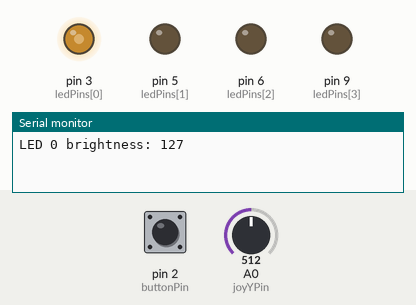
The sketch below on a simulated Arduino Uno, built with avr-gcc and run on an emulated ATmega328P. Parts: output pins drawn as LEDs (lit = HIGH), the last lines printed to the serial monitor. The test bench sets the inputs (shaded band); at power-on: pin 2 (buttonPin) HIGH, A0 (joyYPin) = 512.

Above: at 1.2 s.
1.3 s: pin 2 (buttonPin) pulled LOW for 0.15 s
At 1.6 s:
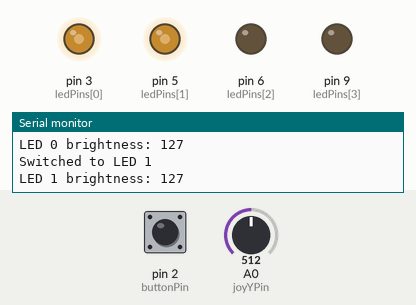
2.9 s: A0 (joyYPin) set to 716
At 3.6 s:
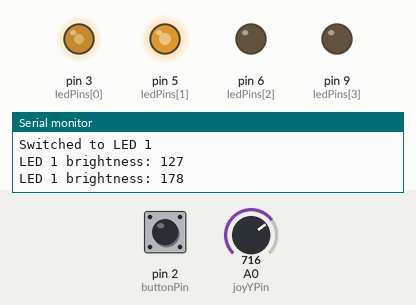
4.4 s: A0 (joyYPin) set to 900
At 4.9 s:
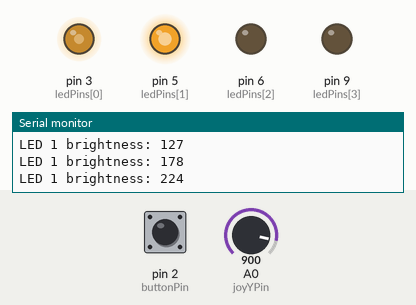
5.9 s: pin 2 (buttonPin) pulled LOW for 1 s
At 6.9 s:
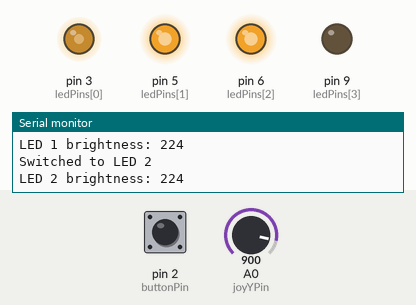
8.4 s: pin 2 (buttonPin) pulled LOW for 0.15 s
At 9.2 s:
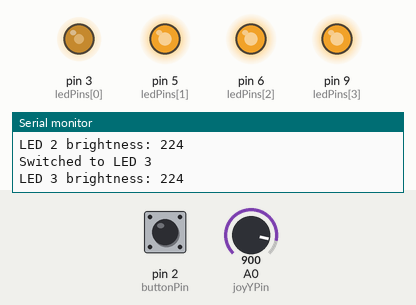
10.0 s: A0 (joyYPin) set to 511
At 11.2 s:
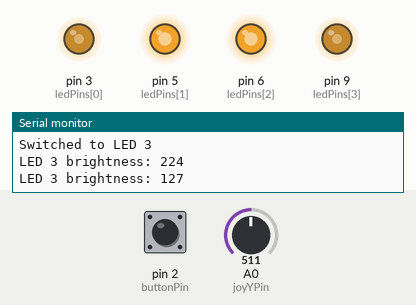
Timing chart, 0 to 12.5 s (numbered marks = the images above; inputs shaded):
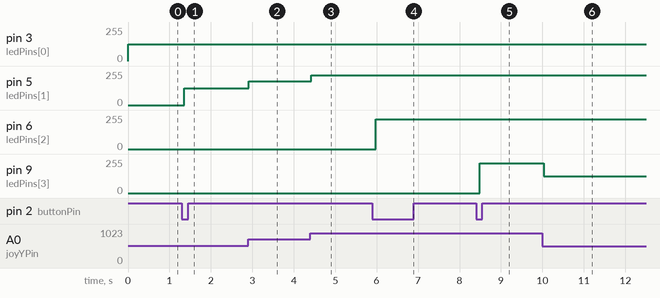

Measured:
- after the input at 1.3 s, pin 5 (ledPins[1]): 0/255 → 127/255 after 0.06 s
- after the input at 2.9 s, pin 5 (ledPins[1]): 127/255 → 178/255 at once
- after the input at 4.4 s, pin 5 (ledPins[1]): 178/255 → 224/255 at once
- after the input at 5.9 s, pin 6 (ledPins[2]): 0/255 → 224/255 after 0.07 s
- after the input at 8.4 s, pin 9 (ledPins[3]): 0/255 → 224/255 after 0.08 s
- after the input at 10.0 s, pin 9 (ledPins[3]): 224/255 → 127/255 at once

The sketch:

Joystick_LED.ino
```cpp
// Pin Definitions
const int ledPins[4] = {3, 5, 6, 9};  // PWM pins for LEDs
const int joyYPin = A0;               // Joystick Y-axis (analog pin)
const int buttonPin = 2;              // Joystick button (digital pin)
const int joyThreshold = 1;          // Sensitivity threshold for joystick motion

int currentLED = 0;                   // Tracks the currently selected LED (0-3)
int brightness[4] = {0, 0, 0, 0};     // Stores brightness levels for each LED
bool buttonState = LOW;               // Current state of the button
bool lastButtonState = LOW;           // Previous state of the button

void setup() {
  // Set LED pins as outputs
  for (int i = 0; i < 4; i++) {
    pinMode(ledPins[i], OUTPUT);
  }

  // Set button pin as input with pull-up resistor
  pinMode(buttonPin, INPUT_PULLUP);

  // Initialize Serial Monitor (optional)
  Serial.begin(9600);
}

void loop() {
  // Read joystick Y-axis
  int joyYValue = analogRead(joyYPin);

  // Map joystick Y-axis (0-1023) to PWM range (0-255) for brightness control
  int newBrightness = map(joyYValue, 0, 1023, 0, 255);

  // Only adjust brightness if joystick is moved beyond the threshold
  if (abs(newBrightness - brightness[currentLED]) > joyThreshold) {
    brightness[currentLED] = newBrightness;
    analogWrite(ledPins[currentLED], brightness[currentLED]);

    // Optional: Print current LED and brightness to the Serial Monitor
    Serial.print("LED ");
    Serial.print(currentLED);
    Serial.print(" brightness: ");
    Serial.println(brightness[currentLED]);
  }

  // Read button state (active LOW, so LOW means pressed)
  buttonState = digitalRead(buttonPin);

  // If button is pressed and it wasn't pressed in the previous loop
  if (buttonState == LOW && lastButtonState == HIGH) {
    // Move to the next LED (wrap around after the 4th LED)
    currentLED = (currentLED + 1) % 4;

    // Optional: Print the current LED to the Serial Monitor
    Serial.print("Switched to LED ");
    Serial.println(currentLED);
  }

  // Update the last button state for the next loop iteration
  lastButtonState = buttonState;

  // Small delay to debounce the button
  delay(50);
}
```
